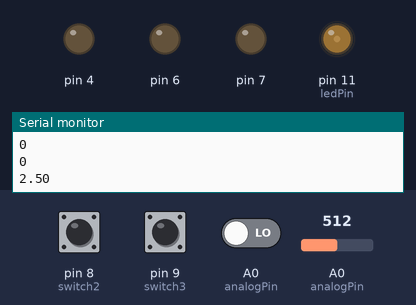
Recording of a sketch running on a simulated Arduino Uno, built with avr-gcc and run on an emulated ATmega328P. Parts: output pins drawn as LEDs (lit = HIGH), the last lines printed to the serial monitor. Inputs (shaded band) come from the test bench; at power-on: A0 (analogPin) = 512, pin 8 (switch2) HIGH, pin 9 (switch3) LOW, A0 (analogPin) LOW.

Above: at 1.2 s.
1.3 s: A0 (analogPin) set to 910
At 1.5 s:
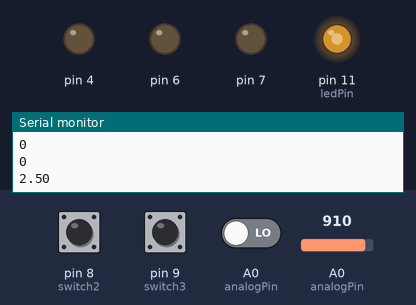
4.8 s: A0 (analogPin) set to 900
At 5.74 s:
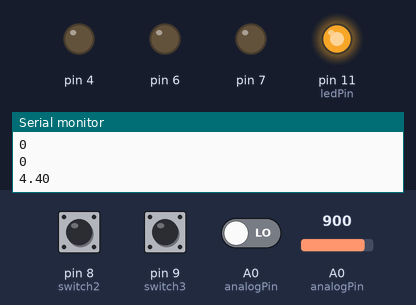
16.5 s: A0 (analogPin) set to 1010
At 18.9 s:
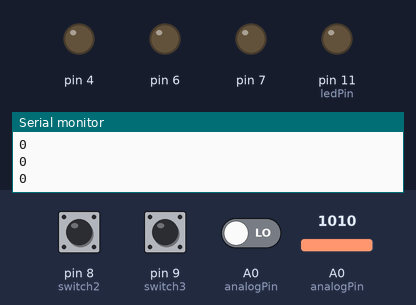
Timing chart, 0 to 20.4 s (numbered marks = the images above; inputs shaded):
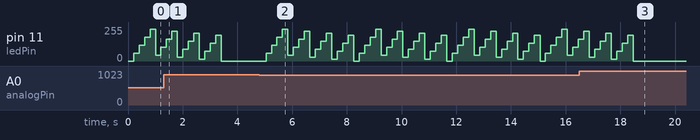

The sketch:

task2d.ino
```cpp
const int switch2 = 8;
const int switch3 = 9;

int ledPin = 11;    // LED connected to digital pin 9
int analogPin = A0;
int switchState2 = 0;
int switchState3 = 0;
int LIGHTControlledLED =0;
int LEDsB = 0;
int LEDsR = 0;
int LEDsG = 0;
int sensorValue = 0;
void setup() {
  Serial.begin(9600);
  pinMode(switch2, INPUT); // FOR SWITCH 2
  pinMode(switch3, INPUT); // FOR SWITCH 3
  pinMode(4, OUTPUT);
  pinMode(6, OUTPUT);
  pinMode(7, OUTPUT);
  pinMode(ledPin, OUTPUT);
  pinMode(analogPin, INPUT);
}

void loop() {
  switchState2 = digitalRead(switch2);
  switchState3 = digitalRead(switch3);
  LIGHTControlledLED = digitalRead(ledPin);
  LEDsB = digitalRead(4);
  LEDsR = digitalRead(6);
  LEDsG = digitalRead(7);
  sensorValue = digitalRead(analogPin);
 if (switchState2 == 0 && switchState3 == 1)
 Serial.println("\rSWITCH:OFF ON" );

 if (switchState2 == 1 && switchState3 == 0)
 Serial.println("\rSWITCH:ON OFF" );

 /* if (switchState2 == 1)
 Serial.println("SWITCH2:ON" );
  delay(1);
 if (switchState3 == 1)
 Serial.println("SWITCH3:ON");
  if (switchState3 == 0)
 Serial.println("SWITCH3:OFF");
 delay(1);
*/

  Serial.println(LIGHTControlledLED);
 delay(1);
  Serial.println(LEDsB);
 delay(1);
  Serial.println(LEDsR);
 delay(1);
  Serial.println(LEDsG);
 delay(1);


 int sensorValue = analogRead(A0);
  // Convert the analog reading (which goes from 0 - 1023) to a voltage (0 - 5V):
  float voltage = sensorValue * (5.0 / 1023.0);
  // print out the value you read:
  Serial.println(voltage);


 int val = analogRead(analogPin);   // read the input pin
  analogWrite(ledPin, val / 4);
  if (val <= 900)

  {
    // fade in from min to max in increments of 5 points:

    for (int fadeValue = 0 ; fadeValue <= 1000; fadeValue += 60) {
      // sets the value (range from 0 to 255):
      analogWrite(ledPin, fadeValue);
      // wait for 30 milliseconds to see the dimming effect
      delay(200);
    }
  }


 if (val > 900) {
  analogWrite(ledPin, 0);
      // wait for 30 milliseconds to see the dimming effect
      delay(200);
    }

}
```

Measured:
- after the input at 1.3 s, pin 11 (ledPin): goes on until 3.4 s, then stays 0/255
- after the input at 16.5 s, pin 11 (ledPin): goes on until 18.5 s, then stays 0/255
